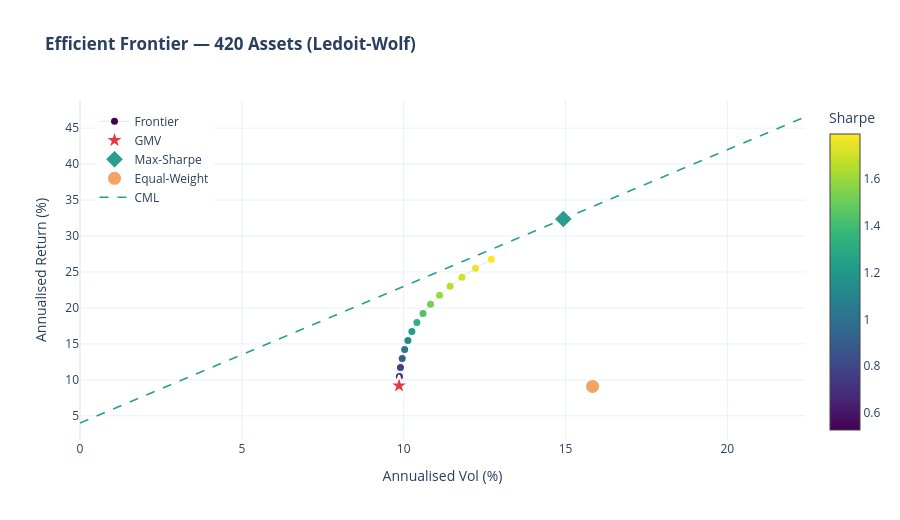

The notebook cell this image was saved under:
### Code cell
# ── Efficient frontier chart ─────────────────────────────────
fig = go.Figure()
fig.add_trace(go.Scatter(
    x=EF["vol"]*100, y=EF["ret"]*100, mode="lines+markers",
    marker=dict(color=EF["sharpe"], colorscale="Viridis", size=7,
                colorbar=dict(title="Sharpe", x=1.02), showscale=True),
    line=dict(color="rgba(0,0,0,.1)", width=1), name="Frontier",
    hovertemplate="Vol %{x:.2f}%  Ret %{y:.2f}%  Sharpe %{marker.color:.3f}<extra></extra>"))
for lbl, s, sym, clr in [
    ("GMV",         S_GMV, "star",    "#E63946"),
    ("Max-Sharpe",  S_MS,  "diamond", "#2A9D8F"),
    ("Equal-Weight",S_EW,  "circle",  "#F4A261"),
]:
    fig.add_trace(go.Scatter(
        x=[s["vol"]*100], y=[s["ret"]*100], mode="markers",
        marker=dict(size=15, symbol=sym, color=clr,
                    line=dict(width=2, color="white")),
        name=lbl,
        hovertemplate=f"<b>{lbl}</b>  Sharpe={s['sharpe']:.3f}<extra></extra>"))
v_cml = np.linspace(0, S_MS["vol"]*1.5*100, 60)
fig.add_trace(go.Scatter(x=v_cml, y=CFG["rf"]*100 + S_MS["sharpe"]*v_cml,
    mode="lines", line=dict(dash="dash", color="#2A9D8F", width=1.5), name="CML"))
fig.update_layout(
    title=f"<b>Efficient Frontier — {N} Assets (Ledoit-Wolf)</b>",
    xaxis_title="Annualised Vol (%)", yaxis_title="Annualised Return (%)",
    hovermode="closest", template="plotly_white", height=520,
    legend=dict(x=0.02, y=0.98))
fig.show()

### Figure 1 — Plotly figure (JSON) as saved in the notebook; plotly's stock layout.template omitted (floating-point values rounded to 4 significant figures)
{"data": [{"hovertemplate": "Vol %{x:.2f}%  Ret %{y:.2f}%  Sharpe %{marker.color:.3f}<extra></extra>", "line": {"color": "rgba(0,0,0,.1)", "width": 1}, "marker": {"color": [0.5276, 0.6538, 0.7786, 0.9005, 1.019, 1.133, 1.242, 1.344, 1.438, 1.523, 1.598, 1.663, 1.717, 1.762, 1.793], "colorbar": {"title": {"text": "Sharpe"}, "x": 1.02}, "colorscale": [[0, "#440154"], [0.1111, "#482878"], [0.2222, "#3e4989"], [0.3333, "#31688e"], [0.4444, "#26828e"], [0.5556, "#1f9e89"], [0.6667, "#35b779"], [0.7778, "#6ece58"], [0.8889, "#b5de2b"], [1, "#fde725"]], "showscale": true, "size": 7}, "mode": "lines+markers", "name": "Frontier", "type": "scatter", "x": [9.858, 9.869, 9.9, 9.954, 10.03, 10.13, 10.25, 10.41, 10.6, 10.83, 11.11, 11.43, 11.8, 12.22, 12.71], "y": [9.202, 10.45, 11.71, 12.96, 14.22, 15.48, 16.73, 17.99, 19.24, 20.5, 21.75, 23.01, 24.27, 25.52, 26.78]}, {"hovertemplate": "<b>GMV</b>  Sharpe=0.527<extra></extra>", "marker": {"color": "#E63946", "line": {"color": "white", "width": 2}, "size": 15, "symbol": "star"}, "mode": "markers", "name": "GMV", "type": "scatter", "x": [9.858], "y": [9.197]}, {"hovertemplate": "<b>Max-Sharpe</b>  Sharpe=1.900<extra></extra>", "marker": {"color": "#2A9D8F", "line": {"color": "white", "width": 2}, "size": 15, "symbol": "diamond"}, "mode": "markers", "name": "Max-Sharpe", "type": "scatter", "x": [14.93], "y": [32.37]}, {"hovertemplate": "<b>Equal-Weight</b>  Sharpe=0.322<extra></extra>", "marker": {"color": "#F4A261", "line": {"color": "white", "width": 2}, "size": 15, "symbol": "circle"}, "mode": "markers", "name": "Equal-Weight", "type": "scatter", "x": [15.84], "y": [9.092]}, {"line": {"color": "#2A9D8F", "dash": "dash", "width": 1.5}, "mode": "lines", "name": "CML", "type": "scatter", "x": [0, 0.3797, 0.7593, 1.139, 1.519, 1.898, 2.278, 2.658, 3.037, 3.417, 3.797, 4.176, 4.556, 4.935, 5.315, 5.695, 6.074, 6.454, 6.834, 7.213, 7.593, 7.973, 8.352, 8.732, 9.112, 9.491, 9.871, 10.25, 10.63, 11.01, 11.39, 11.77, 12.15, 12.53, 12.91, 13.29, 13.67, 14.05, 14.43, 14.81, 15.19, 15.57, 15.95, 16.32, 16.7, 17.08, 17.46, 17.84, 18.22, 18.6, 18.98, 19.36, 19.74, 20.12, 20.5, 20.88, 21.26, 21.64, 22.02, 22.4], "y": [4, 4.721, 5.442, 6.164, 6.885, 7.606, 8.327, 9.049, 9.77, 10.49, 11.21, 11.93, 12.65, 13.38, 14.1, 14.82, 15.54, 16.26, 16.98, 17.7, 18.42, 19.15, 19.87, 20.59, 21.31, 22.03, 22.75, 23.47, 24.19, 24.92, 25.64, 26.36, 27.08, 27.8, 28.52, 29.24, 29.96, 30.69, 31.41, 32.13, 32.85, 33.57, 34.29, 35.01, 35.73, 36.45, 37.18, 37.9, 38.62, 39.34, 40.06, 40.78, 41.5, 42.22, 42.95, 43.67, 44.39, 45.11, 45.83, 46.55]}], "layout": {"height": 520, "hovermode": "closest", "legend": {"x": 0.02, "y": 0.98}, "title": {"text": "<b>Efficient Frontier — 420 Assets (Ledoit-Wolf)</b>"}, "xaxis": {"title": {"text": "Annualised Vol (%)"}}, "yaxis": {"title": {"text": "Annualised Return (%)"}}}}
